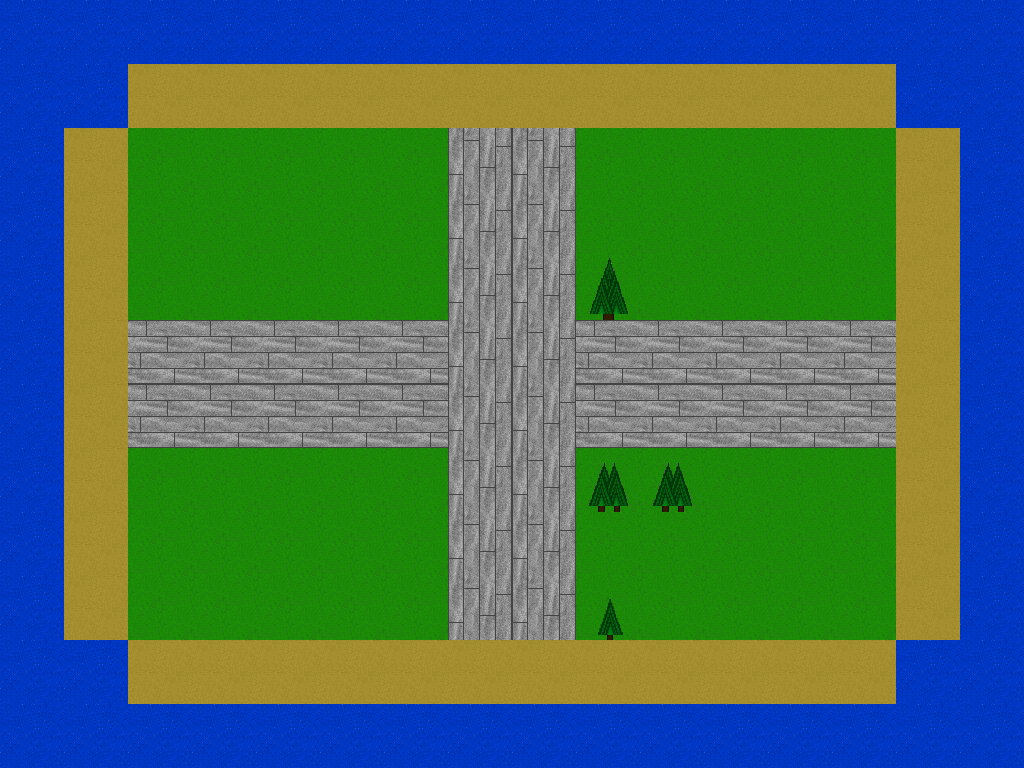

The image is a tile-based game level rendered from a .tmx file. Its description and complete source (layers, tilesets, objects, tile grids) follow:
An orthogonal 16x12 tile map with 64x64 px tiles, 2 tile layers (TileLayer1, TileLayer2), 3 tilesets and 6 objects (4x Fighter, 2x SpawnPoint).

<map version="1.4" tiledversion="1.4.1" orientation="orthogonal" renderorder="right-down" width="16" height="12" tilewidth="64" tileheight="64" infinite="0" nextlayerid="4" nextobjectid="7">
 <editorsettings>
  <export target="smallMap.lua" format="lua" />
 </editorsettings>
 <tileset firstgid="1" source="TexturePack.tsx" />
 <tileset firstgid="101" source="UnitSpriteSheet.tsx" />
 <tileset firstgid="201" source="SpawnPoint.tsx" />
 <layer id="1" name="TileLayer1" width="16" height="12">
  <data encoding="csv">
4,4,4,4,4,4,4,4,4,4,4,4,4,4,4,4,
4,4,2,2,2,2,2,2,2,2,2,2,2,2,4,4,
4,2,1,1,1,1,1,33,33,1,1,1,1,1,2,4,
4,2,1,1,1,1,1,33,33,1,1,1,1,1,2,4,
4,2,1,1,1,1,1,33,33,1,1,1,1,1,2,4,
4,2,23,23,23,23,23,33,33,23,23,23,23,23,2,4,
4,2,23,23,23,23,23,33,33,23,23,23,23,23,2,4,
4,2,1,1,1,1,1,33,33,1,1,1,1,1,2,4,
4,2,1,1,1,1,1,33,33,1,1,1,1,1,2,4,
4,2,1,1,1,1,1,33,33,1,1,1,1,1,2,4,
4,4,2,2,2,2,2,2,2,2,2,2,2,2,4,4,
4,4,4,4,4,4,4,4,4,4,4,4,4,4,4,4
</data>
 </layer>
 <objectgroup id="2" name="ObjectLayer1">
  <object id="1" type="Fighter" gid="101" x="320" y="256" width="64" height="64">
   <properties>
    <property name="Team" value="Red" />
   </properties>
  </object>
  <object id="2" type="Fighter" gid="101" x="640" y="256" width="64" height="64">
   <properties>
    <property name="Team" value="Blue" />
   </properties>
  </object>
  <object id="3" type="SpawnPoint" gid="201" x="768" y="256" width="64" height="64">
   <properties>
    <property name="Team" value="Blue" />
   </properties>
  </object>
  <object id="4" type="SpawnPoint" gid="201" x="192" y="256" width="64" height="64">
   <properties>
    <property name="Team" value="Red" />
   </properties>
  </object>
  <object id="5" type="Fighter" gid="101" x="704" y="320" width="64" height="64">
   <properties>
    <property name="Team" value="Blue" />
   </properties>
  </object>
  <object id="6" type="Fighter" gid="101" x="704" y="192" width="64" height="64">
   <properties>
    <property name="Team" value="Blue" />
   </properties>
  </object>
 </objectgroup>
 <layer id="3" name="TileLayer2" width="16" height="12">
  <data encoding="csv">
0,0,0,0,0,0,0,0,0,0,0,0,0,0,0,0,
0,0,0,0,0,0,0,0,0,0,0,0,0,0,0,0,
0,0,0,0,0,0,0,0,0,0,0,0,0,0,0,0,
0,0,0,0,0,0,0,0,0,0,0,0,0,0,0,0,
0,0,0,0,0,0,0,0,0,15,0,0,0,0,0,0,
0,0,0,0,0,0,0,0,0,0,0,0,0,0,0,0,
0,0,0,0,0,0,0,0,0,0,0,0,0,0,0,0,
0,0,0,0,0,0,0,0,0,25,25,0,0,0,0,0,
0,0,0,0,0,0,0,0,0,0,0,0,0,0,0,0,
0,0,0,0,0,0,0,0,0,35,0,0,0,0,0,0,
0,0,0,0,0,0,0,0,0,0,0,0,0,0,0,0,
0,0,0,0,0,0,0,0,0,0,0,0,0,0,0,0
</data>
 </layer>
</map>
